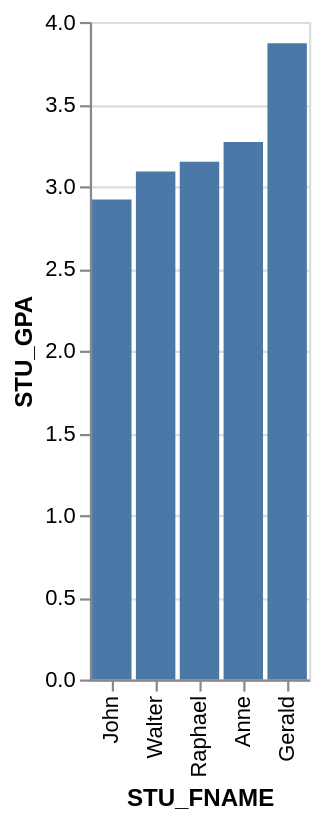

Express this chart as Vega-Lite.
### Vega-Lite specification from a JSON file in a GitHub repository (floating-point values rounded to 4 significant figures)
{"data": {"values": [{"x_data": "Gerald", "y_data": 3.87}, {"x_data": "Anne", "y_data": 3.27}, {"x_data": "Raphael", "y_data": 3.15}, {"x_data": "Walter", "y_data": 3.09}, {"x_data": "John", "y_data": 2.92}]}, "mark": "bar", "encoding": {"x": {"field": "x_data", "type": "nominal", "title": "STU_FNAME", "sort": {"op": "sum", "field": "y_data", "order": "ascending"}}, "y": {"field": "y_data", "type": "quantitative", "title": "STU_GPA"}}}
